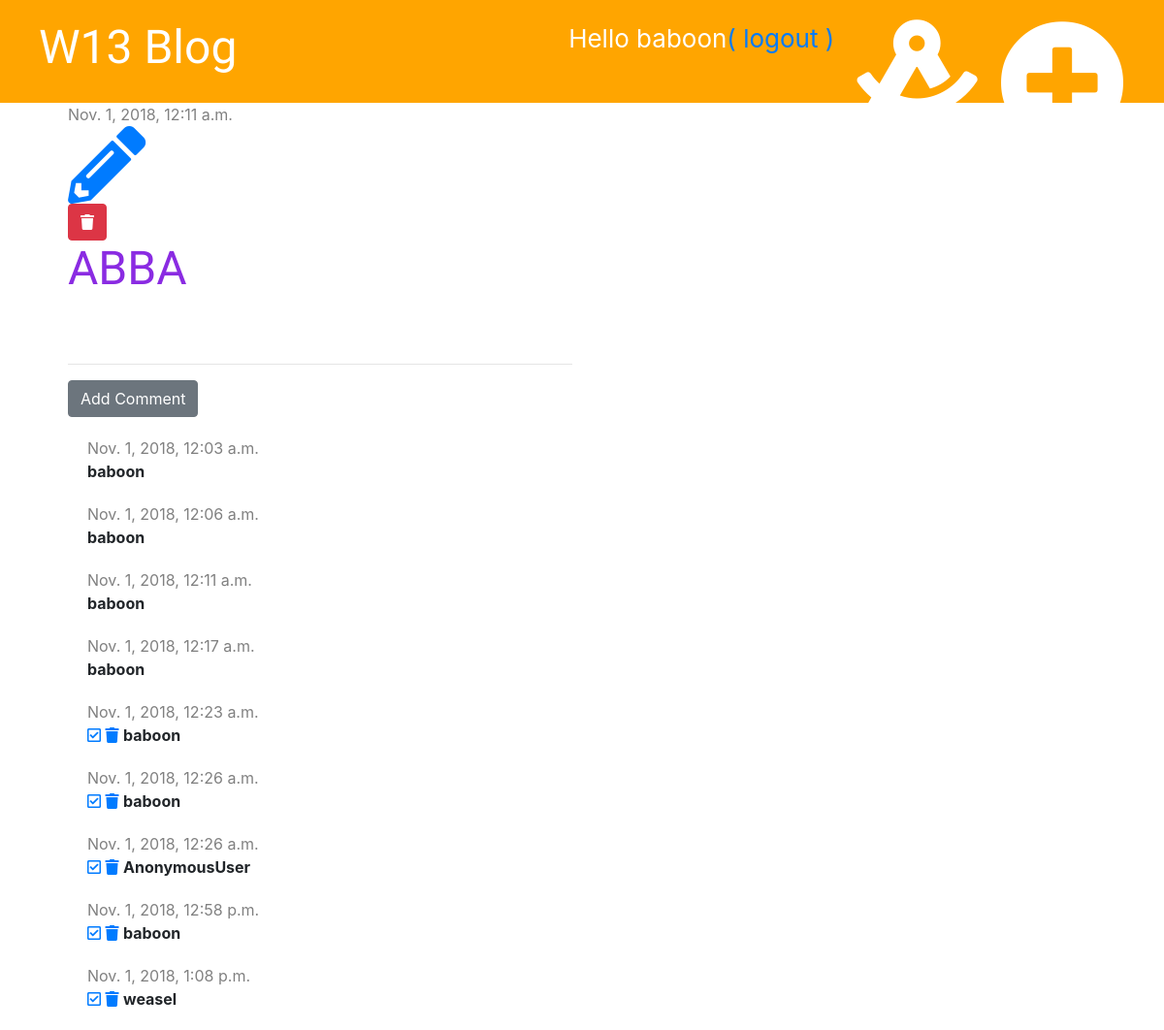
Page /post/4/ (signed in) on the earlier database version.
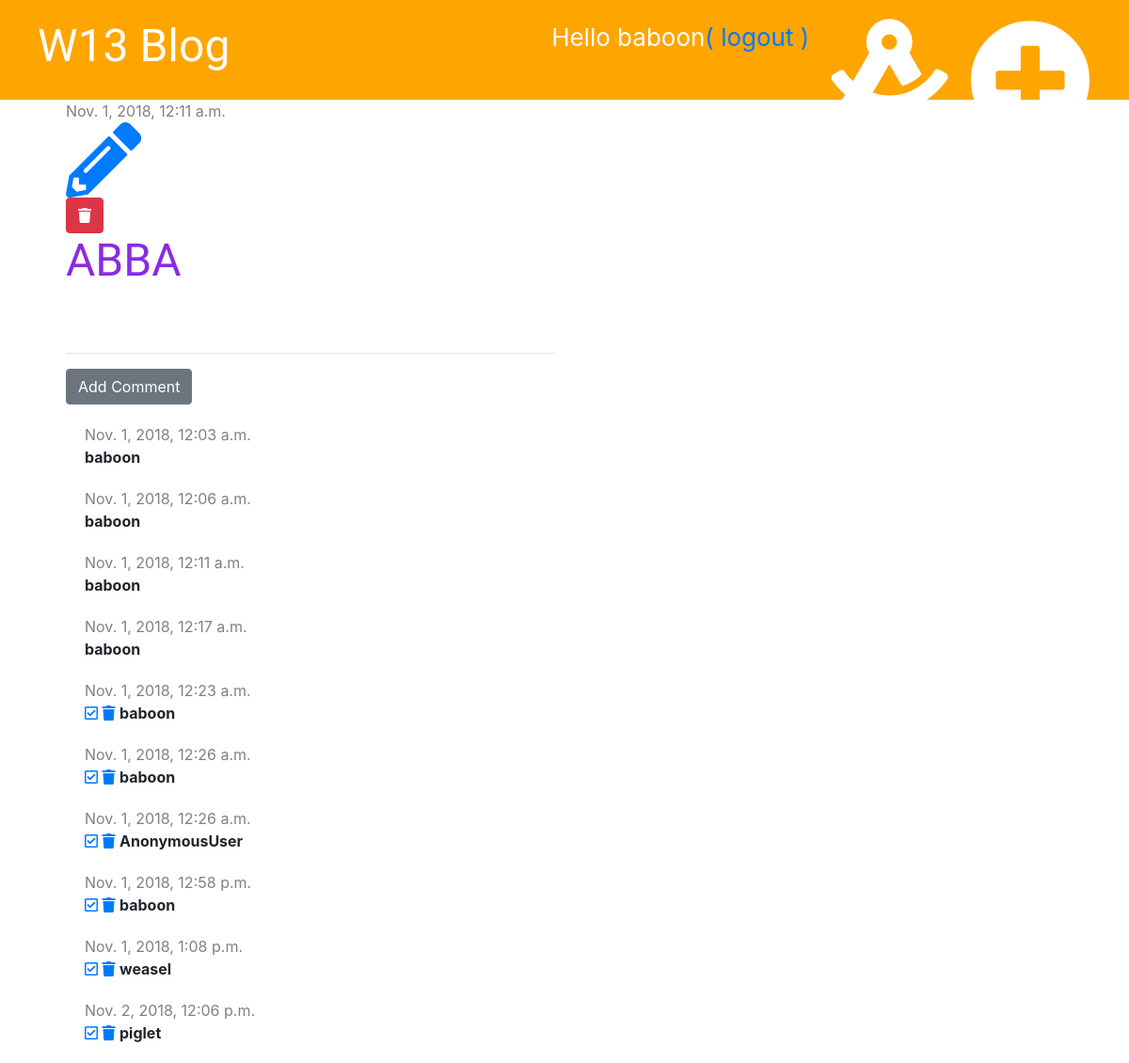
Same page on the later database version.
### blog/models.py (models this page shows, shortened)
class Comment(models.Model):
    post = models.ForeignKey('blog.Post',on_delete=models.CASCADE, related_name='comments')
    author = models.CharField(max_length=200)
    created_date = models.DateTimeField(default=timezone.now)
    text = models.TextField()
    approved = models.BooleanField(default=False )

### blog/views.py (the view)
# urls.py: path('post/<int:pk>/',views.post_detail, name='post_detail'),
def post_detail(request, pk):
    post = get_object_or_404(Post, pk=pk)
    stuff_for_frontend = {'post' : post}
    return render(request,'blog/post_detail.html',stuff_for_frontend)

### blog/static/templatetags/markdownify.py (called while the page is built)
@register.filter
def markdown(value):
    renderer = HighlightRenderer()
    markdown = mistune.Markdown(renderer=renderer)
    return markdown(value)

### blog/templates/blog/post_detail.html (shortened to what this page needs)
{% extends 'blog/base.html' %}
{% load markdownify %}
{% block content %}
    <div class="post">
        {% if post.published_date %}
            <div class="date">
                {{ post.published_date }}
            </div>
            {% if user.is_authenticated %}
                <a href="{% url 'post_edit' pk=post.pk %}"><i class="fas fa-pencil-alt fa-5x" ></i></a>
            {% endif %}
                <br>
            {% else %}
                <a href="{% url 'post_publish' pk=post.pk %}" class="btn btn-primary">Publish</a>
            {% endif %}
            <a href="{% url 'post_delete' pk=post.pk %}" class="btn btn-danger" onclick="return confirm('Are you sureyou want to delete this post??')">
                    <i class="fas fa-trash"></i>
            </a>
        <h1> {{ post.title }}</h1>
    </div>
    <hr>
    <a href="{% url 'add_comment_to_post' pk=post.pk %}" class='btn btn-secondary'>Add Comment</a>
    {% for comment in post.comments.all %}
        {% if user.is_authenticated or comment.approved %}
            <div class='comment'>
                <div class='date'>
                    {{ comment.created_date }}
                </div>
                {% if not comment.approved and user.is_superuser %}
                <a href="{% url 'comment_approve' pk=comment.pk %}"><i class="far fa-check-square"></i></a>
                <a href="{% url 'comment_remove' pk=comment.pk %}" ><i class="fas fa-trash"></i></a>
                {% endif %}
                <strong>{{ comment.author }}</strong>
            </div>
        {% endif %}
    {% empty %}
        <p> NO COMMENTS YETTTTTTT</p>
    {% endfor %}
{% endblock %}

Differences in the rows shown:
added Comment: created_date "Nov. 2, 2018, 12:06 p.m.", approved False (drawn), author "piglet"
